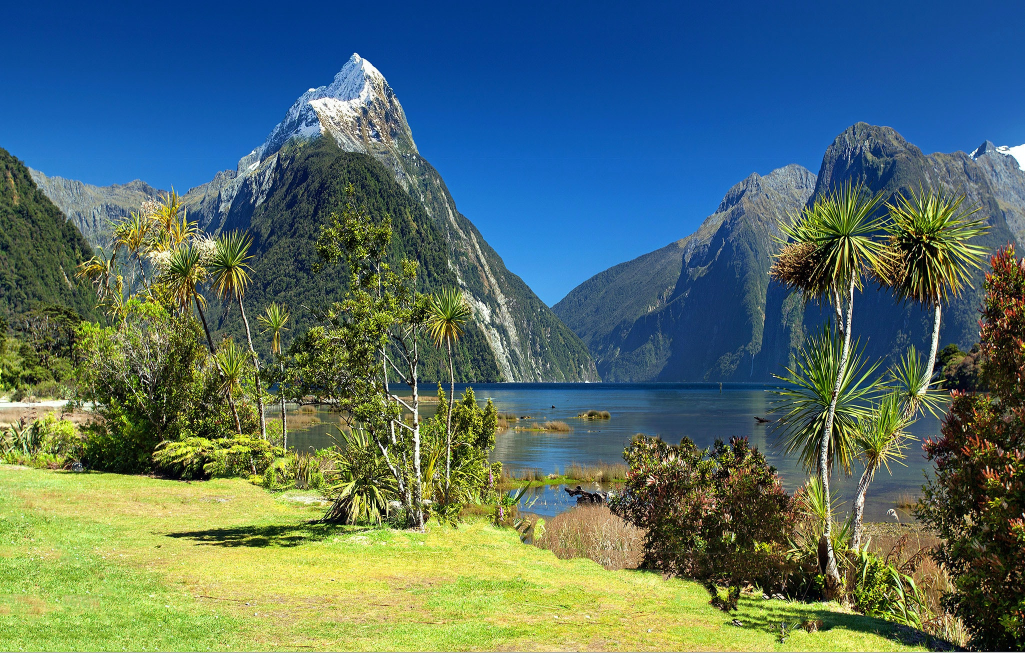
#> input picture jpeg.jpeg, 2050 x 1305 px (shown at 1/2 size)
$ jupyter execute --allow-errors Image_processing_01.ipynb
#> lines starting #> are read from the running program, lines starting #| are printed output that depends on the picture; after the words box and inside, x2 and y2 are one past the last pixel; in counts of white or black regions, pixels touching at a corner belong together
[cell 1]
import numpy as np
import matplotlib as plt
from pylab import *
import scipy
from skimage import util
from scipy import signal
from PIL import Image,ImageFilter
from PIL import ImageOps
import random


Image.__version__

[cell 2]
def afficher_img_cv2(img):  # return (display) img coming from cv2 (np.arrayA)
    return im.fromarray(cv2.cvtColor(img,cv2.COLOR_BGR2RGB))

## Load image

[cell 3]
im = Image.open('jpeg.jpeg')
#> im is the input picture: PIL image 2050x1305 RGB; mean R, G, B 84.2, 110.6, 104.1

im_data = np.asarray(im)

im

[cell 4]
print(im.size)
#| (2050, 1305)

[cell 5]
# im.register_extension(im,"PNG")
im.save("Un_super_paysage.PNG")
im.save("Un_super_paysage.TIFF")

[cell 6]
#image sous format PNG
im_png=Image.open('Un_super_paysage.PNG')
im_png_size=im_png.size
#> im_png_size = (2050, 1305)
im_png_format=im_png.format
#> im_png_format = 'PNG'
print("la format de l\'image est : "+im_png_format)
#| la format de l'image est : PNG
print("les dimensions de l\'image sont : "+str(im_png_size))
#| les dimensions de l'image sont : (2050, 1305)

[cell 7]
#image sous format TIFF
im_tif=Image.open('Un_super_paysage.TIFF')
im_tif_size=im_tif.size
#> im_tif_size = (2050, 1305)
im_tif_format=im_tif.format
#> im_tif_format = 'TIFF'
print("la format de l\'image est : "+im_tif_format)
#| la format de l'image est : TIFF
print("les dimensions de l\'image sont : "+str(im_tif_size))
#| les dimensions de l'image sont : (2050, 1305)

[cell 8]
im_data_rouge=im_data.copy()
im_data_rouge[:,:,[1,2]]=0*np.ones(im_data_rouge[:,:,[1,2]].shape)
image_rouge=Image.fromarray(im_data_rouge)
image_rouge

[cell 9]
im_data_vert=im_data.copy()
im_data_vert[:,:,[0,2]]=0*np.ones(im_data_vert[:,:,[0,2]].shape)
image_vert=Image.fromarray(im_data_vert)
image_vert

[cell 10]
im_data_bleu=im_data.copy()
im_data_bleu[:,:,[0,1]]=0*np.ones(im_data_bleu[:,:,[0,1]].shape)
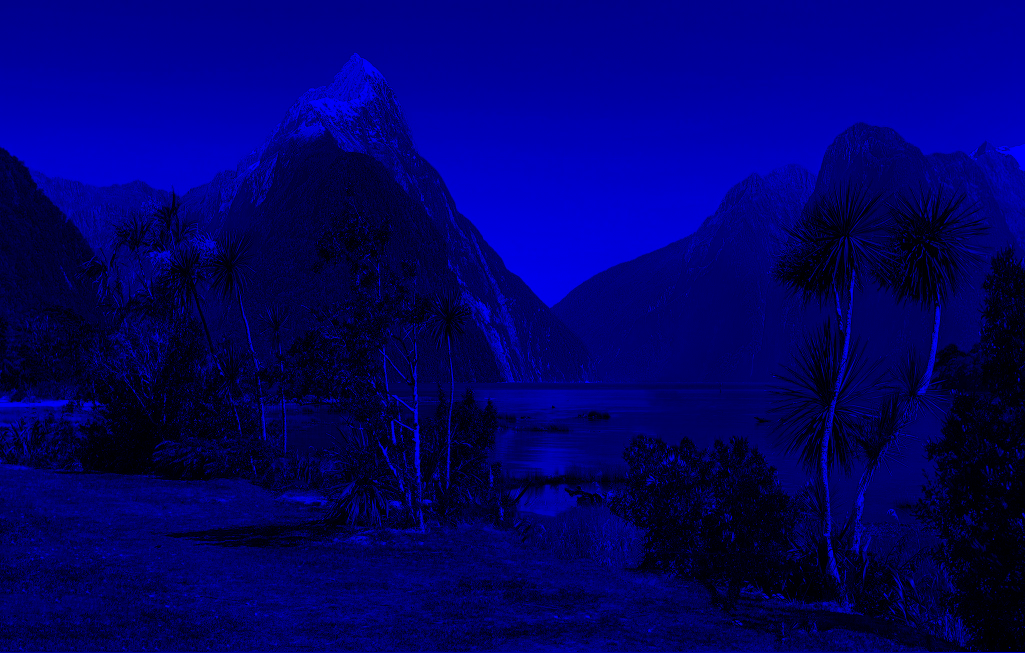
#> im_data_bleu: shape (1305, 2050, 3) (shown at 1/2 size); mean R, G, B 0, 0, 104.1
image_bleu=Image.fromarray(im_data_bleu)
image_bleu

[cell 11]
im_data_reconstruit=im_data_rouge
im_data_reconstruit[:,:,1]=im_data_vert[:,:,1]
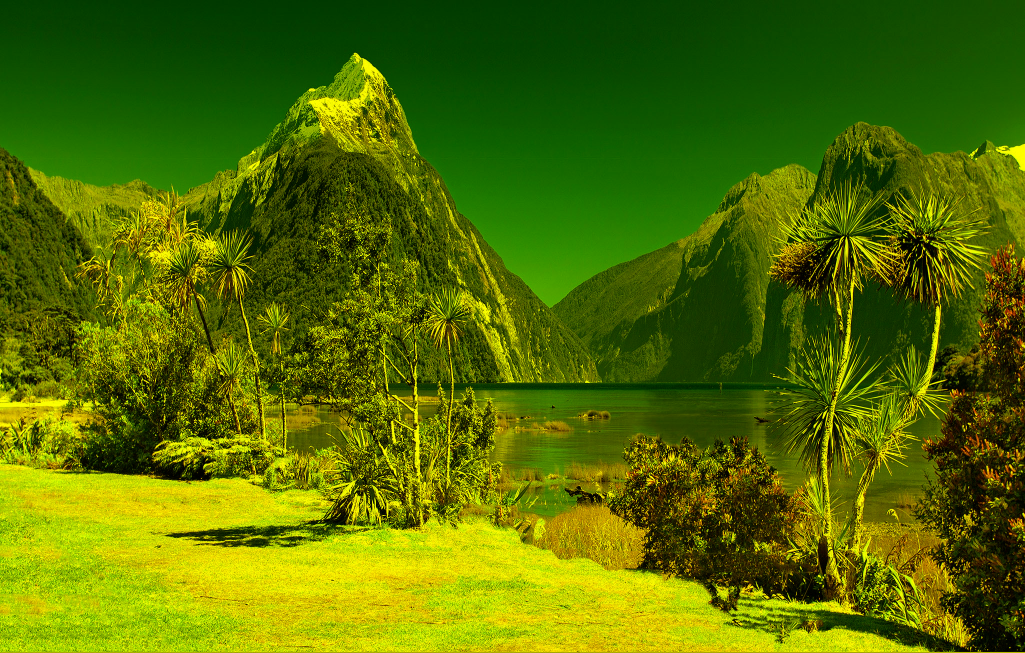
#> im_data_reconstruit: shape (1305, 2050, 3) (shown at 1/2 size); mean R, G, B 84.2, 110.6, 0
im_data_reconstruit[:,:,2]=im_data_bleu[:,:,2]
image_reconstruite=Image.fromarray(im_data_reconstruit)
image_reconstruite

[cell 12]
im_gray_data=im_data[:,:,0]*0.2989 + im_data[:,:,1]*0.587 + im_data[:,:,2]*0.1140
im_gray_data=im_gray_data.astype(int)

#> (the rest of this cell did not finish here and is left out)

[cell 13]
im_gray_data=im_data[:,:,0]*0.2989 + im_data[:,:,1]*0.587 + im_data[:,:,2]*0.1140
im_gray_data=im_gray_data>112
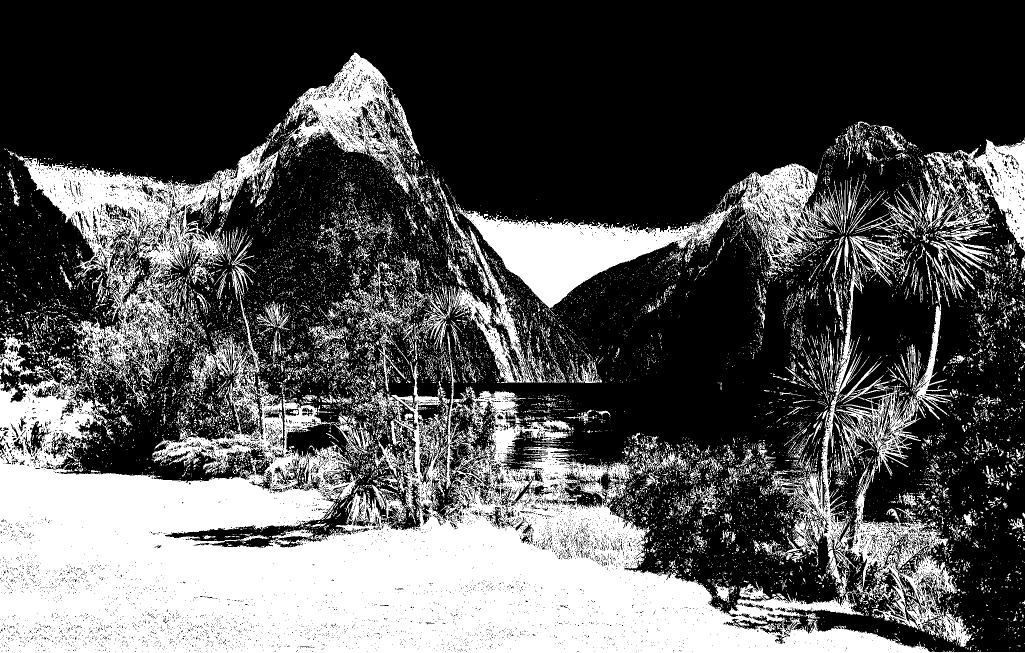
#> im_gray_data: shape (1305, 2050) bool (shown at 1/2 size); 33.6% white; 16475 white regions (15356 under 20 px), largest, box (x1, y1, x2, y2) and area: (0, 537, 2050, 1305) 523623, (29, 275, 557, 773) 60703, (1541, 537, 1914, 1263) 42592
im_gray_data=im_gray_data.astype(int)
im_gray_data*=255
#> (the rest of this cell did not finish here and is left out)

[cell 14]
gray_image=ImageOps.grayscale(im)
gray_image

[cell 15]
matrix=255*np.ones(im_data.shape)
matrix=matrix.astype(int)
im_data_inv=matrix-im_data
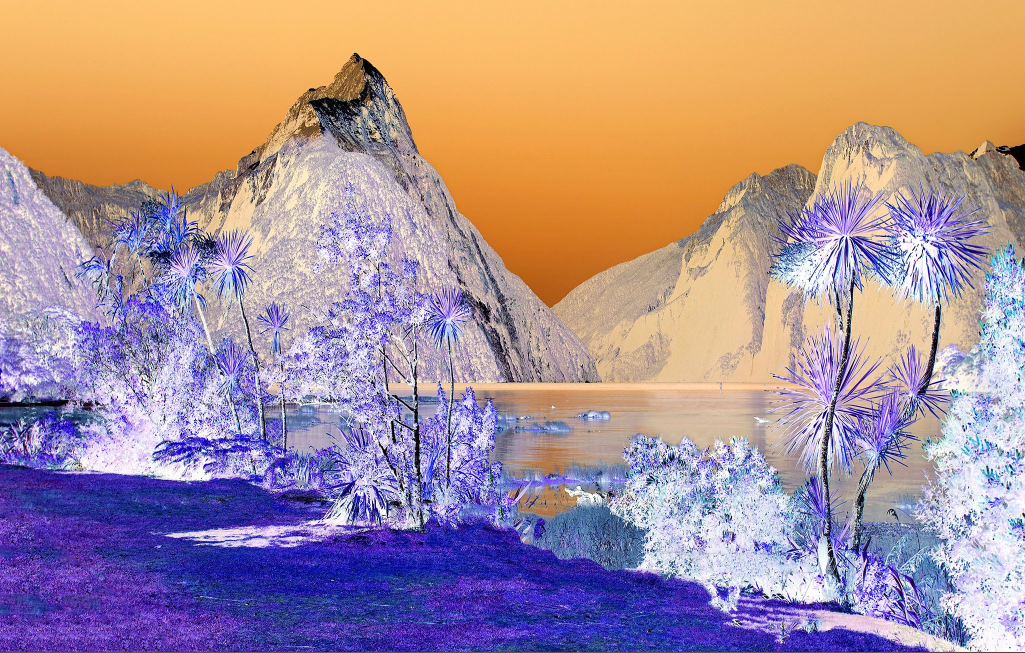
#> im_data_inv: shape (1305, 2050, 3) int64 (shown at 1/2 size); mean R, G, B 170.8, 144.4, 150.9
im_data_inv=im_data_inv.astype(np.uint8)
image_inv=Image.fromarray(im_data_inv)
image_inv

[cell 16]
inv_image=ImageOps.invert(im)
inv_image

[cell 17]
(largeur, hauteur)= im.size
#> largeur = 2050; hauteur = 1305
im_bruit_PetS_data=im_data.copy()
for i in range(800000) :
    x=randint(0,largeur)
    y=randint(0,hauteur)
    couleur=randint(0,2)
    im_bruit_PetS_data[y,x,:]=couleur
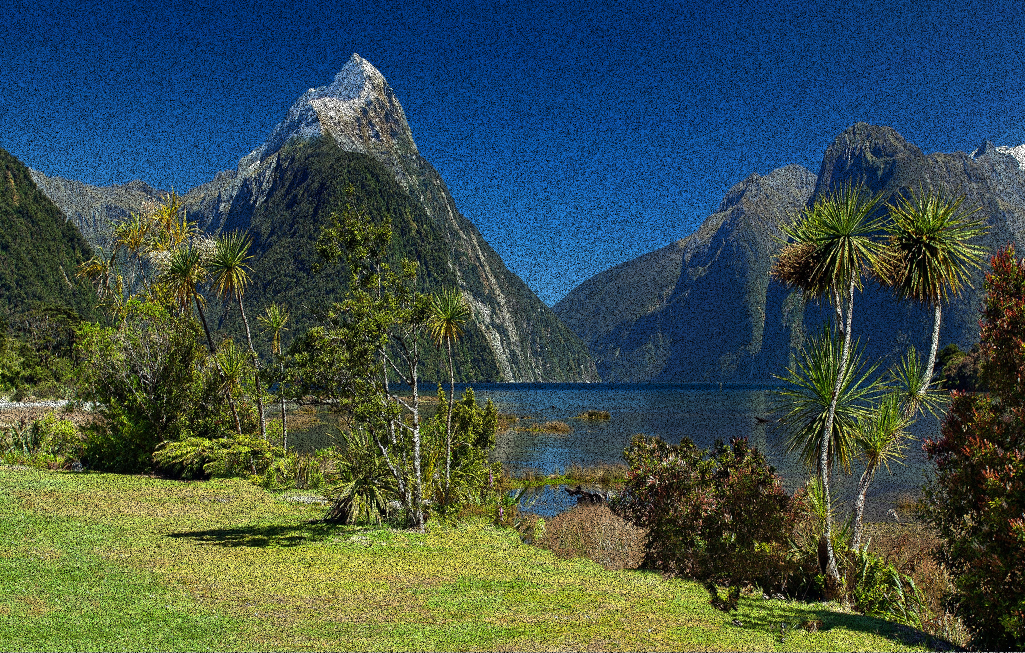
#> im_bruit_PetS_data: shape (1305, 2050, 3) (shown at 1/2 size); mean R, G, B 62.6, 82.1, 77.4

im_bruit_PetS=Image.fromarray(im_bruit_PetS_data)
im_bruit_PetS

[cell 18]
im_bruit_filtre=im_bruit_PetS.filter(ImageFilter.MedianFilter(3))
im_bruit_filtre2=im_bruit_filtre.filter(ImageFilter.MedianFilter(3))
im_bruit_filtre

[cell 19]
im_bruit_filtre2

[cell 20]
(largeur, hauteur)= im.size
im_data=np.asarray(im)
im_bruit_Gauss_data=im_data.copy()

im_bruit_Gauss_data[:,:,0]=random.gauss(im_bruit_Gauss_data[:,:,0],5)
im_bruit_Gauss_data[:,:,1]=random.gauss(im_bruit_Gauss_data[:,:,1],5)
im_bruit_Gauss_data[:,:,2]=random.gauss(im_bruit_Gauss_data[:,:,2],5)

im_bruit_Gauss=Image.fromarray(im_bruit_Gauss_data)
im_bruit_Gauss

[cell 21]
im_bruit_gauss_rest=im_bruit_Gauss.filter(ImageFilter.GaussianBlur(radius=3))
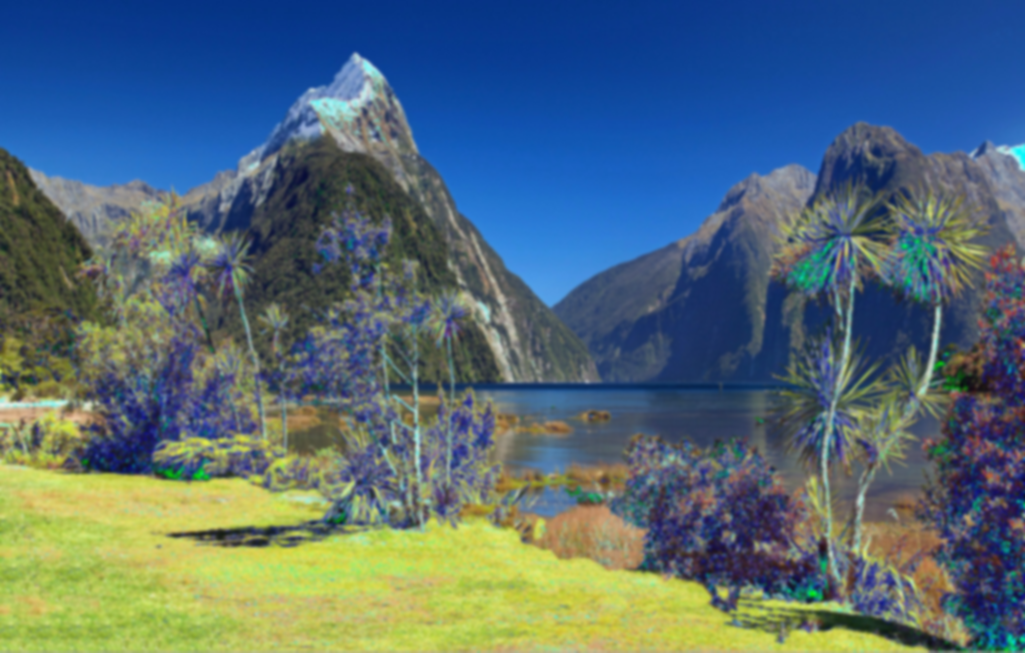
#> im_bruit_gauss_rest: PIL image 2050x1305 RGB (shown at 1/2 size); mean R, G, B 84.7, 107.2, 117.1
im_bruit_gauss_rest
